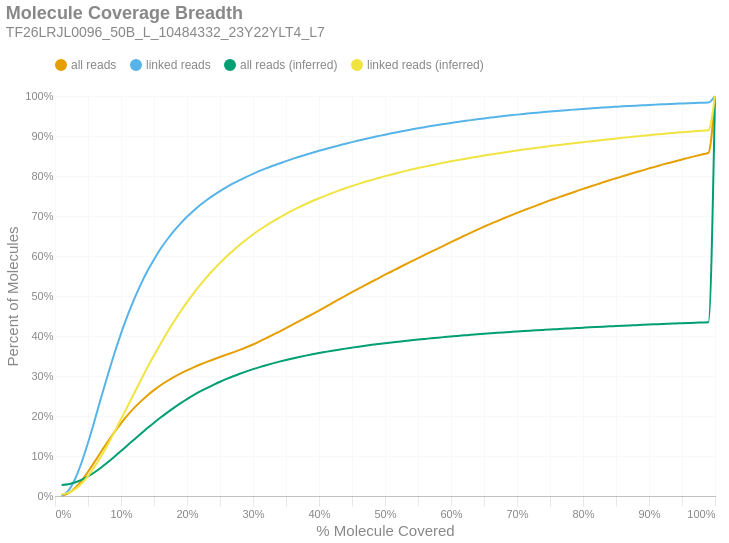

Here is the notebook cell this chart was saved with:
### Markdown cell above
### Molecule Read Coverage
This chart shows molecule coverage breadth as computed by the number of bases aligned to that molecule. In other words, "*how much of each unique long molecule is actually sequenced/aligned?*" Keep in mind there is a distinction between sequences and alignments, since some sequences belonging to a particular molecule may not align well and wouldn't appear in the alignment data. This chart also shows molecule coverage breadth as computed by the *inferred fragment* from which the aligned sequences originate. Unlike read coverage, this calculation takes into account the total insert size, including unsequenced gaps between the forward and reverse reads. Like the previous figures, these are cumulative percents.

### Code cell
if SKIPLR:
    print_html(f"Skipped")
else:
    binned_df = consolidated_hist(valids['coverage_bp'], mask, 0.01, True)
    binned_df_inf = consolidated_hist(valids['coverage_inserts'], mask, 0.01, True)
    binned_df = binned_df.with_columns(pl.lit(binned_df_inf['all reads (cumsum)']).alias('all reads (inferred)'))
    binned_df = binned_df.with_columns(pl.lit(binned_df_inf['linked reads (cumsum)']).alias('linked reads (inferred)'))
    binned_df = binned_df.with_columns(
        (pl.col('bin').cast(pl.Float64) + 0.01).alias('right_edge')
    )

    with SafeRender(binned_df):
        (
            density_plot(binned_df, 'Molecule Coverage Breadth', samplename, 'molcov', ['all reads (inferred)','linked reads (inferred)'])
            .encode(
                #x=alt.X('bin:Q', title="% Molecule Covered").axis(format = '%').scale(padding=0),
                x=alt.X('right_edge:Q', title="% Molecule Covered").axis(format='%').scale(padding=0),
                y=alt.Y('value:Q', title='Percent of Molecules')
                    .axis(format='%')
                    .stack(False)
                    .scale(domainMin=0, padding=0),
                color=alt.Color("key:N").scale(domain = ["all reads", "linked reads", "all reads (inferred)", "linked reads (inferred)"]),
                tooltip = [
                    alt.Tooltip("key:N", title = "Data Type"),
                    alt.Tooltip("range_label:N", title="% Molecule Covered"),
                    alt.Tooltip("value:Q", format = ".2%", title="% Molecules")
                ]
            )
        ).display()

### Figure 1 — Vega-Lite specification as saved in the notebook (floating-point values rounded to 4 significant figures)
{"width": "container", "height": 400, "config": {"title": {"anchor": "start", "dy": -15, "fontSize": 18, "color": "#888888", "subtitleColor": "#888888", "subtitleFontSize": 14}, "arc": {"fill": "#0072B2"}, "axis": {"domainColor": "#888888", "domainWidth": 0.5, "gridWidth": 0.2, "grid": false, "titleFontWeight": 400, "titleFontSize": 15, "labelFontSize": 11, "labelColor": "#888888", "tickColor": "#888888", "tickWidth": 0.2, "titleColor": "#888888"}, "axisBand": {"grid": false}, "axisX": {"grid": true, "tickSize": 10, "domainCap": "round"}, "axisY": {"domain": false, "grid": true, "tickSize": 0, "domainCap": "round"}, "background": "transparent", "header": {"labelFontSize": 15, "labelColor": "#888888", "titleFontSize": 15, "titleFontWeight": 600, "titleColor": "#888888"}, "legend": {"labelFont": "sans-serif", "labelFontSize": 12, "labelColor": "#888888", "symbolSize": 100, "symbolType": "circle", "titleFontSize": 12, "titlePadding": 10, "titleColor": "#888888", "title": null, "orient": "top"}, "range": {"category": ["#E69F00", "#56B4E9", "#009E73", "#F0E442", "#0072B2", "#D55E00", "#CC79A7", "#000000"], "diverging": ["#cfe8f3", "#a2d4ec", "#73bfe2", "#46abdb", "#1696d2", "#12719e"]}, "area": {"fill": "#0072B2", "fillOpacity": 0.7, "line": true, "strokeOpacity": 0.7}, "line": {"color": "#0072B2", "stroke": "#0072B2", "strokeWidth": 2}, "trail": {"color": "#0072B2", "stroke": "#0072B2", "strokeWidth": 0, "size": 1}, "point": {"filled": true, "fillOpacity": 1.0, "size": 95}, "text": {"color": "#888888", "fontSize": 11, "align": "right", "fontWeight": 400, "size": 11}, "bar": {"fill": "#0072B2", "stroke": null}, "view": {"stroke": null, "continuousWidth": 660, "continuousHeight": 400}}, "data": {"name": "data-56247f3495c4c5e1bb3c45e69199d4c8"}, "mark": {"type": "line", "interpolate": "monotone", "point": {"opacity": 0, "size": 275}}, "encoding": {"color": {"field": "key", "scale": {"domain": ["all reads", "linked reads", "all reads (inferred)", "linked reads (inferred)"]}, "type": "nominal"}, "tooltip": [{"field": "key", "title": "Data Type", "type": "nominal"}, {"field": "range_label", "title": "% Molecule Covered", "type": "nominal"}, {"field": "value", "format": ".2%", "title": "% Molecules", "type": "quantitative"}], "x": {"axis": {"format": "%"}, "field": "right_edge", "scale": {"padding": 0}, "title": "% Molecule Covered", "type": "quantitative"}, "y": {"axis": {"format": "%"}, "field": "value", "scale": {"domainMin": 0, "padding": 0}, "stack": false, "title": "Percent of Molecules", "type": "quantitative"}}, "params": [{"name": "param_c36ac31b6afebe62", "select": {"type": "point", "fields": ["key"]}, "bind": "legend"}], "title": {"text": "Molecule Coverage Breadth", "subtitle": "TF26LRJL0096_50B_L_10484332_23Y22YLT4_L7"}, "transform": [{"fold": ["all reads (cumsum)", "linked reads (cumsum)", "all reads (inferred)", "linked reads (inferred)"]}, {"calculate": "replace(datum.key, ' (cumsum)', '')", "as": "key"}, {"filter": {"param": "param_c36ac31b6afebe62"}}], "usermeta": {"embedOptions": {"downloadFileName": "TF26LRJL0096_50B_L_10484332_23Y22YLT4_L7.molcov"}}, "$schema": "https://vega.github.io/schema/vega-lite/v6.4.1.json", "datasets": {"data-56247f3495c4c5e1bb3c45e69199d4c8": [{"bin": "0.0", "interval": "0.0-0.01", "all reads": 0.0005025, "linked reads": 0.0007452, "all reads (cumsum)": 0.0005025, "linked reads (cumsum)": 0.0007452, "range_label": "0.0-0.01", "all reads (inferred)": 0.02763, "linked reads (inferred)": 0.004501, "right_edge": 0.01}, {"bin": "0.01", "interval": "0.01-0.02", "all reads": 0.005837, "linked reads": 0.01195, "all reads (cumsum)": 0.006339, "linked reads (cumsum)": 0.0127, "range_label": "0.01-0.02", "all reads (inferred)": 0.02942, "linked reads (inferred)": 0.007786, "right_edge": 0.02}, {"bin": "0.02", "interval": "0.02-0.03", "all reads": 0.0131, "linked reads": 0.02842, "all reads (cumsum)": 0.01944, "linked reads (cumsum)": 0.04112, "range_label": "0.02-0.03", "all reads (inferred)": 0.03364, "linked reads (inferred)": 0.0166, "right_edge": 0.03}, {"bin": "0.03", "interval": "0.03-0.04", "all reads": 0.01858, "linked reads": 0.04137, "all reads (cumsum)": 0.03802, "linked reads (cumsum)": 0.0825, "range_label": "0.03-0.04", "all reads (inferred)": 0.04008, "linked reads (inferred)": 0.03054, "right_edge": 0.04}, {"bin": "0.04", "interval": "0.04-0.05", "all reads": 0.02253, "linked reads": 0.05044, "all reads (cumsum)": 0.06055, "linked reads (cumsum)": 0.1329, "range_label": "0.04-0.05", "all reads (inferred)": 0.0489, "linked reads (inferred)": 0.0498, "right_edge": 0.05}, {"bin": "0.05", "interval": "0.05-0.06", "all reads": 0.02476, "linked reads": 0.0557, "all reads (cumsum)": 0.08531, "linked reads (cumsum)": 0.1886, "range_label": "0.05-0.06", "all reads (inferred)": 0.05934, "linked reads (inferred)": 0.07297, "right_edge": 0.06}, {"bin": "0.06", "interval": "0.06-0.07", "all reads": 0.0258, "linked reads": 0.05811, "all reads (cumsum)": 0.1111, "linked reads (cumsum)": 0.2467, "range_label": "0.06-0.07", "all reads (inferred)": 0.07134, "linked reads (inferred)": 0.09981, "right_edge": 0.07}, {"bin": "0.07", "interval": "0.07-0.08", "all reads": 0.02473, "linked reads": 0.05582, "all reads (cumsum)": 0.1358, "linked reads (cumsum)": 0.3026, "range_label": "0.07-0.08", "all reads (inferred)": 0.08422, "linked reads (inferred)": 0.1286, "right_edge": 0.08}, {"bin": "0.08", "interval": "0.08-0.09", "all reads": 0.02388, "linked reads": 0.05383, "all reads (cumsum)": 0.1597, "linked reads (cumsum)": 0.3564, "range_label": "0.08-0.09", "all reads (inferred)": 0.09806, "linked reads (inferred)": 0.1597, "right_edge": 0.09}, {"bin": "0.09", "interval": "0.09-0.1", "all reads": 0.022, "linked reads": 0.04953, "all reads (cumsum)": 0.1817, "linked reads (cumsum)": 0.4059, "range_label": "0.09-0.1", "all reads (inferred)": 0.1124, "linked reads (inferred)": 0.1919, "right_edge": 0.1}, {"bin": "0.1", "interval": "0.1-0.11", "all reads": 0.02024, "linked reads": 0.04556, "all reads (cumsum)": 0.202, "linked reads (cumsum)": 0.4515, "range_label": "0.1-0.11", "all reads (inferred)": 0.1269, "linked reads (inferred)": 0.2245, "right_edge": 0.11}, {"bin": "0.11", "interval": "0.11-0.12", "all reads": 0.01823, "linked reads": 0.04092, "all reads (cumsum)": 0.2202, "linked reads (cumsum)": 0.4924, "range_label": "0.11-0.12", "all reads (inferred)": 0.1413, "linked reads (inferred)": 0.2571, "right_edge": 0.12}, {"bin": "0.12", "interval": "0.12-0.13", "all reads": 0.01637, "linked reads": 0.03665, "all reads (cumsum)": 0.2366, "linked reads (cumsum)": 0.5291, "range_label": "0.12-0.13", "all reads (inferred)": 0.1557, "linked reads (inferred)": 0.2894, "right_edge": 0.13}, {"bin": "0.13", "interval": "0.13-0.14", "all reads": 0.01498, "linked reads": 0.03332, "all reads (cumsum)": 0.2515, "linked reads (cumsum)": 0.5624, "range_label": "0.13-0.14", "all reads (inferred)": 0.1698, "linked reads (inferred)": 0.3213, "right_edge": 0.14}, {"bin": "0.14", "interval": "0.14-0.15", "all reads": 0.01317, "linked reads": 0.02911, "all reads (cumsum)": 0.2647, "linked reads (cumsum)": 0.5915, "range_label": "0.14-0.15", "all reads (inferred)": 0.1831, "linked reads (inferred)": 0.3513, "right_edge": 0.15}, {"bin": "0.15", "interval": "0.15-0.16", "all reads": 0.01219, "linked reads": 0.02668, "all reads (cumsum)": 0.2769, "linked reads (cumsum)": 0.6182, "range_label": "0.15-0.16", "all reads (inferred)": 0.1961, "linked reads (inferred)": 0.3806, "right_edge": 0.16}, {"bin": "0.16", "interval": "0.16-0.17", "all reads": 0.01061, "linked reads": 0.02305, "all reads (cumsum)": 0.2875, "linked reads (cumsum)": 0.6412, "range_label": "0.16-0.17", "all reads (inferred)": 0.2085, "linked reads (inferred)": 0.4088, "right_edge": 0.17}, {"bin": "0.17", "interval": "0.17-0.18", "all reads": 0.009738, "linked reads": 0.02089, "all reads (cumsum)": 0.2972, "linked reads (cumsum)": 0.6621, "range_label": "0.17-0.18", "all reads (inferred)": 0.2204, "linked reads (inferred)": 0.4355, "right_edge": 0.18}, {"bin": "0.18", "interval": "0.18-0.19", "all reads": 0.008893, "linked reads": 0.01892, "all reads (cumsum)": 0.3061, "linked reads (cumsum)": 0.681, "range_label": "0.18-0.19", "all reads (inferred)": 0.2315, "linked reads (inferred)": 0.4606, "right_edge": 0.19}, {"bin": "0.19", "interval": "0.19-0.2", "all reads": 0.008171, "linked reads": 0.01703, "all reads (cumsum)": 0.3143, "linked reads (cumsum)": 0.6981, "range_label": "0.19-0.2", "all reads (inferred)": 0.2421, "linked reads (inferred)": 0.4846, "right_edge": 0.2}, {"bin": "0.2", "interval": "0.2-0.21", "all reads": 0.007427, "linked reads": 0.0153, "all reads (cumsum)": 0.3217, "linked reads (cumsum)": 0.7134, "range_label": "0.2-0.21", "all reads (inferred)": 0.2519, "linked reads (inferred)": 0.5067, "right_edge": 0.21}, {"bin": "0.21", "interval": "0.21-0.22", "all reads": 0.00701, "linked reads": 0.01412, "all reads (cumsum)": 0.3287, "linked reads (cumsum)": 0.7275, "range_label": "0.21-0.22", "all reads (inferred)": 0.2613, "linked reads (inferred)": 0.5279, "right_edge": 0.22}, {"bin": "0.22", "interval": "0.22-0.23", "all reads": 0.00647, "linked reads": 0.01253, "all reads (cumsum)": 0.3352, "linked reads (cumsum)": 0.74, "range_label": "0.22-0.23", "all reads (inferred)": 0.2699, "linked reads (inferred)": 0.5474, "right_edge": 0.23}, {"bin": "0.23", "interval": "0.23-0.24", "all reads": 0.006197, "linked reads": 0.01149, "all reads (cumsum)": 0.3414, "linked reads (cumsum)": 0.7515, "range_label": "0.23-0.24", "all reads (inferred)": 0.278, "linked reads (inferred)": 0.5657, "right_edge": 0.24}, {"bin": "0.24", "interval": "0.24-0.25", "all reads": 0.006058, "linked reads": 0.01074, "all reads (cumsum)": 0.3475, "linked reads (cumsum)": 0.7622, "range_label": "0.24-0.25", "all reads (inferred)": 0.2856, "linked reads (inferred)": 0.5829, "right_edge": 0.25}, {"bin": "0.25", "interval": "0.25-0.26", "all reads": 0.005892, "linked reads": 0.009873, "all reads (cumsum)": 0.3533, "linked reads (cumsum)": 0.7721, "range_label": "0.25-0.26", "all reads (inferred)": 0.2927, "linked reads (inferred)": 0.5988, "right_edge": 0.26}, {"bin": "0.26", "interval": "0.26-0.27", "all reads": 0.005837, "linked reads": 0.009224, "all reads (cumsum)": 0.3592, "linked reads (cumsum)": 0.7813, "range_label": "0.26-0.27", "all reads (inferred)": 0.2993, "linked reads (inferred)": 0.6138, "right_edge": 0.27}, {"bin": "0.27", "interval": "0.27-0.28", "all reads": 0.006139, "linked reads": 0.008564, "all reads (cumsum)": 0.3653, "linked reads (cumsum)": 0.7899, "range_label": "0.27-0.28", "all reads (inferred)": 0.3057, "linked reads (inferred)": 0.628, "right_edge": 0.28}, {"bin": "0.28", "interval": "0.28-0.29", "all reads": 0.006441, "linked reads": 0.00802, "all reads (cumsum)": 0.3718, "linked reads (cumsum)": 0.7979, "range_label": "0.28-0.29", "all reads (inferred)": 0.3116, "linked reads (inferred)": 0.6414, "right_edge": 0.29}, {"bin": "0.29", "interval": "0.29-0.3", "all reads": 0.006954, "linked reads": 0.007545, "all reads (cumsum)": 0.3787, "linked reads (cumsum)": 0.8055, "range_label": "0.29-0.3", "all reads (inferred)": 0.3171, "linked reads (inferred)": 0.6538, "right_edge": 0.3}, {"bin": "0.3", "interval": "0.3-0.31", "all reads": 0.007669, "linked reads": 0.007212, "all reads (cumsum)": 0.3864, "linked reads (cumsum)": 0.8127, "range_label": "0.3-0.31", "all reads (inferred)": 0.3223, "linked reads (inferred)": 0.6655, "right_edge": 0.31}, {"bin": "0.31", "interval": "0.31-0.32", "all reads": 0.008214, "linked reads": 0.006552, "all reads (cumsum)": 0.3946, "linked reads (cumsum)": 0.8192, "range_label": "0.31-0.32", "all reads (inferred)": 0.3271, "linked reads (inferred)": 0.6763, "right_edge": 0.32}, {"bin": "0.32", "interval": "0.32-0.33", "all reads": 0.008243, "linked reads": 0.006245, "all reads (cumsum)": 0.4028, "linked reads (cumsum)": 0.8255, "range_label": "0.32-0.33", "all reads (inferred)": 0.3316, "linked reads (inferred)": 0.6865, "right_edge": 0.33}, {"bin": "0.33", "interval": "0.33-0.34", "all reads": 0.00832, "linked reads": 0.005869, "all reads (cumsum)": 0.4112, "linked reads (cumsum)": 0.8313, "range_label": "0.33-0.34", "all reads (inferred)": 0.3359, "linked reads (inferred)": 0.6962, "right_edge": 0.34}, {"bin": "0.34", "interval": "0.34-0.35", "all reads": 0.008517, "linked reads": 0.005862, "all reads (cumsum)": 0.4197, "linked reads (cumsum)": 0.8372, "range_label": "0.34-0.35", "all reads (inferred)": 0.34, "linked reads (inferred)": 0.7053, "right_edge": 0.35}, {"bin": "0.35", "interval": "0.35-0.36", "all reads": 0.00863, "linked reads": 0.005582, "all reads (cumsum)": 0.4283, "linked reads (cumsum)": 0.8428, "range_label": "0.35-0.36", "all reads (inferred)": 0.3439, "linked reads (inferred)": 0.7141, "right_edge": 0.36}, {"bin": "0.36", "interval": "0.36-0.37", "all reads": 0.008705, "linked reads": 0.00527, "all reads (cumsum)": 0.437, "linked reads (cumsum)": 0.8481, "range_label": "0.36-0.37", "all reads (inferred)": 0.3475, "linked reads (inferred)": 0.7222, "right_edge": 0.37}, {"bin": "0.37", "interval": "0.37-0.38", "all reads": 0.008778, "linked reads": 0.005155, "all reads (cumsum)": 0.4458, "linked reads (cumsum)": 0.8532, "range_label": "0.37-0.38", "all reads (inferred)": 0.3509, "linked reads (inferred)": 0.73, "right_edge": 0.38}, {"bin": "0.38", "interval": "0.38-0.39", "all reads": 0.008774, "linked reads": 0.005005, "all reads (cumsum)": 0.4546, "linked reads (cumsum)": 0.8582, "range_label": "0.38-0.39", "all reads (inferred)": 0.3542, "linked reads (inferred)": 0.7374, "right_edge": 0.39}, {"bin": "0.39", "interval": "0.39-0.4", "all reads": 0.008977, "linked reads": 0.004767, "all reads (cumsum)": 0.4635, "linked reads (cumsum)": 0.863, "range_label": "0.39-0.4", "all reads (inferred)": 0.3574, "linked reads (inferred)": 0.7444, "right_edge": 0.4}, {"bin": "0.4", "interval": "0.4-0.41", "all reads": 0.009178, "linked reads": 0.004496, "all reads (cumsum)": 0.4727, "linked reads (cumsum)": 0.8675, "range_label": "0.4-0.41", "all reads (inferred)": 0.3603, "linked reads (inferred)": 0.751, "right_edge": 0.41}, {"bin": "0.41", "interval": "0.41-0.42", "all reads": 0.009502, "linked reads": 0.004561, "all reads (cumsum)": 0.4822, "linked reads (cumsum)": 0.872, "range_label": "0.41-0.42", "all reads (inferred)": 0.3631, "linked reads (inferred)": 0.7573, "right_edge": 0.42}, {"bin": "0.42", "interval": "0.42-0.43", "all reads": 0.009312, "linked reads": 0.004261, "all reads (cumsum)": 0.4915, "linked reads (cumsum)": 0.8763, "range_label": "0.42-0.43", "all reads (inferred)": 0.3658, "linked reads (inferred)": 0.7634, "right_edge": 0.43}, {"bin": "0.43", "interval": "0.43-0.44", "all reads": 0.008969, "linked reads": 0.004214, "all reads (cumsum)": 0.5005, "linked reads (cumsum)": 0.8805, "range_label": "0.43-0.44", "all reads (inferred)": 0.3685, "linked reads (inferred)": 0.7693, "right_edge": 0.44}, {"bin": "0.44", "interval": "0.44-0.45", "all reads": 0.009119, "linked reads": 0.004101, "all reads (cumsum)": 0.5096, "linked reads (cumsum)": 0.8846, "range_label": "0.44-0.45", "all reads (inferred)": 0.3709, "linked reads (inferred)": 0.7749, "right_edge": 0.45}, {"bin": "0.45", "interval": "0.45-0.46", "all reads": 0.008863, "linked reads": 0.003978, "all reads (cumsum)": 0.5185, "linked reads (cumsum)": 0.8886, "range_label": "0.45-0.46", "all reads (inferred)": 0.3734, "linked reads (inferred)": 0.7803, "right_edge": 0.46}, {"bin": "0.46", "interval": "0.46-0.47", "all reads": 0.008632, "linked reads": 0.003854, "all reads (cumsum)": 0.5271, "linked reads (cumsum)": 0.8924, "range_label": "0.46-0.47", "all reads (inferred)": 0.3757, "linked reads (inferred)": 0.7855, "right_edge": 0.47}, {"bin": "0.47", "interval": "0.47-0.48", "all reads": 0.008707, "linked reads": 0.003696, "all reads (cumsum)": 0.5358, "linked reads (cumsum)": 0.8961, "range_label": "0.47-0.48", "all reads (inferred)": 0.3779, "linked reads (inferred)": 0.7904, "right_edge": 0.48}, {"bin": "0.48", "interval": "0.48-0.49", "all reads": 0.008417, "linked reads": 0.003646, "all reads (cumsum)": 0.5442, "linked reads (cumsum)": 0.8998, "range_label": "0.48-0.49", "all reads (inferred)": 0.38, "linked reads (inferred)": 0.7951, "right_edge": 0.49}, {"bin": "0.49", "interval": "0.49-0.5", "all reads": 0.009157, "linked reads": 0.003576, "all reads (cumsum)": 0.5534, "linked reads (cumsum)": 0.9034, "range_label": "0.49-0.5", "all reads (inferred)": 0.382, "linked reads (inferred)": 0.7997, "right_edge": 0.5}, {"bin": "0.5", "interval": "0.5-0.51", "all reads": 0.007886, "linked reads": 0.003391, "all reads (cumsum)": 0.5613, "linked reads (cumsum)": 0.9068, "range_label": "0.5-0.51", "all reads (inferred)": 0.3839, "linked reads (inferred)": 0.804, "right_edge": 0.51}, {"bin": "0.51", "interval": "0.51-0.52", "all reads": 0.008698, "linked reads": 0.003234, "all reads (cumsum)": 0.57, "linked reads (cumsum)": 0.91, "range_label": "0.51-0.52", "all reads (inferred)": 0.3858, "linked reads (inferred)": 0.808, "right_edge": 0.52}, {"bin": "0.52", "interval": "0.52-0.53", "all reads": 0.008183, "linked reads": 0.003246, "all reads (cumsum)": 0.5782, "linked reads (cumsum)": 0.9132, "range_label": "0.52-0.53", "all reads (inferred)": 0.3876, "linked reads (inferred)": 0.8122, "right_edge": 0.53}, {"bin": "0.53", "interval": "0.53-0.54", "all reads": 0.008293, "linked reads": 0.003087, "all reads (cumsum)": 0.5865, "linked reads (cumsum)": 0.9163, "range_label": "0.53-0.54", "all reads (inferred)": 0.3894, "linked reads (inferred)": 0.8161, "right_edge": 0.54}, {"bin": "0.54", "interval": "0.54-0.55", "all reads": 0.008145, "linked reads": 0.003009, "all reads (cumsum)": 0.5946, "linked reads (cumsum)": 0.9193, "range_label": "0.54-0.55", "all reads (inferred)": 0.3911, "linked reads (inferred)": 0.8198, "right_edge": 0.55}, {"bin": "0.55", "interval": "0.55-0.56", "all reads": 0.00821, "linked reads": 0.002804, "all reads (cumsum)": 0.6028, "linked reads (cumsum)": 0.9221, "range_label": "0.55-0.56", "all reads (inferred)": 0.3927, "linked reads (inferred)": 0.8234, "right_edge": 0.56}, {"bin": "0.56", "interval": "0.56-0.57", "all reads": 0.008024, "linked reads": 0.002779, "all reads (cumsum)": 0.6108, "linked reads (cumsum)": 0.9249, "range_label": "0.56-0.57", "all reads (inferred)": 0.3942, "linked reads (inferred)": 0.8268, "right_edge": 0.57}, {"bin": "0.57", "interval": "0.57-0.58", "all reads": 0.007716, "linked reads": 0.002632, "all reads (cumsum)": 0.6186, "linked reads (cumsum)": 0.9276, "range_label": "0.57-0.58", "all reads (inferred)": 0.3959, "linked reads (inferred)": 0.8303, "right_edge": 0.58}, {"bin": "0.58", "interval": "0.58-0.59", "all reads": 0.007981, "linked reads": 0.002565, "all reads (cumsum)": 0.6265, "linked reads (cumsum)": 0.9301, "range_label": "0.58-0.59", "all reads (inferred)": 0.3974, "linked reads (inferred)": 0.8336, "right_edge": 0.59}, {"bin": "0.59", "interval": "0.59-0.6", "all reads": 0.008051, "linked reads": 0.002541, "all reads (cumsum)": 0.6346, "linked reads (cumsum)": 0.9327, "range_label": "0.59-0.6", "all reads (inferred)": 0.3988, "linked reads (inferred)": 0.8367, "right_edge": 0.6}, {"bin": "0.6", "interval": "0.6-0.61", "all reads": 0.0079, "linked reads": 0.002336, "all reads (cumsum)": 0.6425, "linked reads (cumsum)": 0.935, "range_label": "0.6-0.61", "all reads (inferred)": 0.4003, "linked reads (inferred)": 0.8397, "right_edge": 0.61}, {"bin": "0.61", "interval": "0.61-0.62", "all reads": 0.008148, "linked reads": 0.002354, "all reads (cumsum)": 0.6506, "linked reads (cumsum)": 0.9373, "range_label": "0.61-0.62", "all reads (inferred)": 0.4016, "linked reads (inferred)": 0.8426, "right_edge": 0.62}, {"bin": "0.62", "interval": "0.62-0.63", "all reads": 0.007692, "linked reads": 0.002327, "all reads (cumsum)": 0.6583, "linked reads (cumsum)": 0.9397, "range_label": "0.62-0.63", "all reads (inferred)": 0.4029, "linked reads (inferred)": 0.8455, "right_edge": 0.63}, {"bin": "0.63", "interval": "0.63-0.64", "all reads": 0.007569, "linked reads": 0.002166, "all reads (cumsum)": 0.6659, "linked reads (cumsum)": 0.9418, "range_label": "0.63-0.64", "all reads (inferred)": 0.4042, "linked reads (inferred)": 0.8484, "right_edge": 0.64}, {"bin": "0.64", "interval": "0.64-0.65", "all reads": 0.007309, "linked reads": 0.002146, "all reads (cumsum)": 0.6732, "linked reads (cumsum)": 0.944, "range_label": "0.64-0.65", "all reads (inferred)": 0.4055, "linked reads (inferred)": 0.8511, "right_edge": 0.65}, {"bin": "0.65", "interval": "0.65-0.66", "all reads": 0.007292, "linked reads": 0.002014, "all reads (cumsum)": 0.6805, "linked reads (cumsum)": 0.946, "range_label": "0.65-0.66", "all reads (inferred)": 0.4067, "linked reads (inferred)": 0.8538, "right_edge": 0.66}, {"bin": "0.66", "interval": "0.66-0.67", "all reads": 0.006874, "linked reads": 0.001885, "all reads (cumsum)": 0.6874, "linked reads (cumsum)": 0.9479, "range_label": "0.66-0.67", "all reads (inferred)": 0.4079, "linked reads (inferred)": 0.8564, "right_edge": 0.67}, {"bin": "0.67", "interval": "0.67-0.68", "all reads": 0.007006, "linked reads": 0.001935, "all reads (cumsum)": 0.6944, "linked reads (cumsum)": 0.9498, "range_label": "0.67-0.68", "all reads (inferred)": 0.409, "linked reads (inferred)": 0.8589, "right_edge": 0.68}, {"bin": "0.68", "interval": "0.68-0.69", "all reads": 0.00674, "linked reads": 0.001843, "all reads (cumsum)": 0.7011, "linked reads (cumsum)": 0.9517, "range_label": "0.68-0.69", "all reads (inferred)": 0.4102, "linked reads (inferred)": 0.8614, "right_edge": 0.69}, {"bin": "0.69", "interval": "0.69-0.7", "all reads": 0.006551, "linked reads": 0.001779, "all reads (cumsum)": 0.7077, "linked reads (cumsum)": 0.9534, "range_label": "0.69-0.7", "all reads (inferred)": 0.4112, "linked reads (inferred)": 0.8638, "right_edge": 0.7}, {"bin": "0.7", "interval": "0.7-0.71", "all reads": 0.00634, "linked reads": 0.001697, "all reads (cumsum)": 0.714, "linked reads (cumsum)": 0.9551, "range_label": "0.7-0.71", "all reads (inferred)": 0.4123, "linked reads (inferred)": 0.8661, "right_edge": 0.71}, {"bin": "0.71", "interval": "0.71-0.72", "all reads": 0.006304, "linked reads": 0.001587, "all reads (cumsum)": 0.7203, "linked reads (cumsum)": 0.9567, "range_label": "0.71-0.72", "all reads (inferred)": 0.4133, "linked reads (inferred)": 0.8683, "right_edge": 0.72}, {"bin": "0.72", "interval": "0.72-0.73", "all reads": 0.006379, "linked reads": 0.001635, "all reads (cumsum)": 0.7267, "linked reads (cumsum)": 0.9584, "range_label": "0.72-0.73", "all reads (inferred)": 0.4143, "linked reads (inferred)": 0.8706, "right_edge": 0.73}, {"bin": "0.73", "interval": "0.73-0.74", "all reads": 0.006099, "linked reads": 0.00147, "all reads (cumsum)": 0.7328, "linked reads (cumsum)": 0.9598, "range_label": "0.73-0.74", "all reads (inferred)": 0.4153, "linked reads (inferred)": 0.8726, "right_edge": 0.74}, {"bin": "0.74", "interval": "0.74-0.75", "all reads": 0.006234, "linked reads": 0.001426, "all reads (cumsum)": 0.739, "linked reads (cumsum)": 0.9613, "range_label": "0.74-0.75", "all reads (inferred)": 0.4162, "linked reads (inferred)": 0.8747, "right_edge": 0.75}, {"bin": "0.75", "interval": "0.75-0.76", "all reads": 0.005759, "linked reads": 0.001347, "all reads (cumsum)": 0.7448, "linked reads (cumsum)": 0.9626, "range_label": "0.75-0.76", "all reads (inferred)": 0.4171, "linked reads (inferred)": 0.8767, "right_edge": 0.76}, {"bin": "0.76", "interval": "0.76-0.77", "all reads": 0.005889, "linked reads": 0.001435, "all reads (cumsum)": 0.7507, "linked reads (cumsum)": 0.964, "range_label": "0.76-0.77", "all reads (inferred)": 0.418, "linked reads (inferred)": 0.8787, "right_edge": 0.77}, {"bin": "0.77", "interval": "0.77-0.78", "all reads": 0.005744, "linked reads": 0.001275, "all reads (cumsum)": 0.7564, "linked reads (cumsum)": 0.9653, "range_label": "0.77-0.78", "all reads (inferred)": 0.4189, "linked reads (inferred)": 0.8806, "right_edge": 0.78}, {"bin": "0.78", "interval": "0.78-0.79", "all reads": 0.005614, "linked reads": 0.001204, "all reads (cumsum)": 0.762, "linked reads (cumsum)": 0.9665, "range_label": "0.78-0.79", "all reads (inferred)": 0.4198, "linked reads (inferred)": 0.8826, "right_edge": 0.79}, {"bin": "0.79", "interval": "0.79-0.8", "all reads": 0.005863, "linked reads": 0.001266, "all reads (cumsum)": 0.7679, "linked reads (cumsum)": 0.9678, "range_label": "0.79-0.8", "all reads (inferred)": 0.4207, "linked reads (inferred)": 0.8845, "right_edge": 0.8}, {"bin": "0.8", "interval": "0.8-0.81", "all reads": 0.005364, "linked reads": 0.001124, "all reads (cumsum)": 0.7733, "linked reads (cumsum)": 0.9689, "range_label": "0.8-0.81", "all reads (inferred)": 0.4216, "linked reads (inferred)": 0.8864, "right_edge": 0.81}, {"bin": "0.81", "interval": "0.81-0.82", "all reads": 0.005252, "linked reads": 0.00105, "all reads (cumsum)": 0.7785, "linked reads (cumsum)": 0.97, "range_label": "0.81-0.82", "all reads (inferred)": 0.4224, "linked reads (inferred)": 0.8883, "right_edge": 0.82}, {"bin": "0.82", "interval": "0.82-0.83", "all reads": 0.005438, "linked reads": 0.001139, "all reads (cumsum)": 0.7839, "linked reads (cumsum)": 0.9711, "range_label": "0.82-0.83", "all reads (inferred)": 0.4233, "linked reads (inferred)": 0.8901, "right_edge": 0.83}, {"bin": "0.83", "interval": "0.83-0.84", "all reads": 0.005309, "linked reads": 0.001074, "all reads (cumsum)": 0.7893, "linked reads (cumsum)": 0.9722, "range_label": "0.83-0.84", "all reads (inferred)": 0.4241, "linked reads (inferred)": 0.8919, "right_edge": 0.84}, {"bin": "0.84", "interval": "0.84-0.85", "all reads": 0.005012, "linked reads": 0.0009714, "all reads (cumsum)": 0.7943, "linked reads (cumsum)": 0.9731, "range_label": "0.84-0.85", "all reads (inferred)": 0.4249, "linked reads (inferred)": 0.8937, "right_edge": 0.85}, {"bin": "0.85", "interval": "0.85-0.86", "all reads": 0.005142, "linked reads": 0.0009577, "all reads (cumsum)": 0.7994, "linked reads (cumsum)": 0.9741, "range_label": "0.85-0.86", "all reads (inferred)": 0.4257, "linked reads (inferred)": 0.8955, "right_edge": 0.86}, {"bin": "0.86", "interval": "0.86-0.87", "all reads": 0.004938, "linked reads": 0.0009046, "all reads (cumsum)": 0.8044, "linked reads (cumsum)": 0.975, "range_label": "0.86-0.87", "all reads (inferred)": 0.4265, "linked reads (inferred)": 0.8972, "right_edge": 0.87}, {"bin": "0.87", "interval": "0.87-0.88", "all reads": 0.004951, "linked reads": 0.0008882, "all reads (cumsum)": 0.8093, "linked reads (cumsum)": 0.9759, "range_label": "0.87-0.88", "all reads (inferred)": 0.4272, "linked reads (inferred)": 0.8988, "right_edge": 0.88}, {"bin": "0.88", "interval": "0.88-0.89", "all reads": 0.004788, "linked reads": 0.0008433, "all reads (cumsum)": 0.8141, "linked reads (cumsum)": 0.9767, "range_label": "0.88-0.89", "all reads (inferred)": 0.4279, "linked reads (inferred)": 0.9005, "right_edge": 0.89}, {"bin": "0.89", "interval": "0.89-0.9", "all reads": 0.00489, "linked reads": 0.0009278, "all reads (cumsum)": 0.819, "linked reads (cumsum)": 0.9777, "range_label": "0.89-0.9", "all reads (inferred)": 0.4287, "linked reads (inferred)": 0.9021, "right_edge": 0.9}, {"bin": "0.9", "interval": "0.9-0.91", "all reads": 0.004443, "linked reads": 0.0007711, "all reads (cumsum)": 0.8234, "linked reads (cumsum)": 0.9784, "range_label": "0.9-0.91", "all reads (inferred)": 0.4294, "linked reads (inferred)": 0.9036, "right_edge": 0.91}, {"bin": "0.91", "interval": "0.91-0.92", "all reads": 0.005014, "linked reads": 0.000767, "all reads (cumsum)": 0.8284, "linked reads (cumsum)": 0.9792, "range_label": "0.91-0.92", "all reads (inferred)": 0.4301, "linked reads (inferred)": 0.9052, "right_edge": 0.92}, {"bin": "0.92", "interval": "0.92-0.93", "all reads": 0.004096, "linked reads": 0.0007002, "all reads (cumsum)": 0.8325, "linked reads (cumsum)": 0.9799, "range_label": "0.92-0.93", "all reads (inferred)": 0.4307, "linked reads (inferred)": 0.9066, "right_edge": 0.93}, {"bin": "0.93", "interval": "0.93-0.94", "all reads": 0.004342, "linked reads": 0.0007071, "all reads (cumsum)": 0.8369, "linked reads (cumsum)": 0.9806, "range_label": "0.93-0.94", "all reads (inferred)": 0.4313, "linked reads (inferred)": 0.9079, "right_edge": 0.94}, {"bin": "0.94", "interval": "0.94-0.95", "all reads": 0.004551, "linked reads": 0.0006757, "all reads (cumsum)": 0.8414, "linked reads (cumsum)": 0.9813, "range_label": "0.94-0.95", "all reads (inferred)": 0.4319, "linked reads (inferred)": 0.9093, "right_edge": 0.95}, {"bin": "0.95", "interval": "0.95-0.96", "all reads": 0.003938, "linked reads": 0.000673, "all reads (cumsum)": 0.8454, "linked reads (cumsum)": 0.982, "range_label": "0.95-0.96", "all reads (inferred)": 0.4325, "linked reads (inferred)": 0.9106, "right_edge": 0.96}, {"bin": "0.96", "interval": "0.96-0.97", "all reads": 0.004344, "linked reads": 0.0006212, "all reads (cumsum)": 0.8497, "linked reads (cumsum)": 0.9826, "range_label": "0.96-0.97", "all reads (inferred)": 0.4332, "linked reads (inferred)": 0.9119, "right_edge": 0.97}, {"bin": "0.97", "interval": "0.97-0.98", "all reads": 0.004188, "linked reads": 0.0005518, "all reads (cumsum)": 0.8539, "linked reads (cumsum)": 0.9831, "range_label": "0.97-0.98", "all reads (inferred)": 0.4338, "linked reads (inferred)": 0.9132, "right_edge": 0.98}, {"bin": "0.98", "interval": "0.98-0.99", "all reads": 0.003876, "linked reads": 0.0005913, "all reads (cumsum)": 0.8578, "linked reads (cumsum)": 0.9837, "range_label": "0.98-0.99", "all reads (inferred)": 0.4344, "linked reads (inferred)": 0.9145, "right_edge": 0.99}, {"bin": "0.99", "interval": "0.99-1.0", "all reads": 0.1422, "linked reads": 0.01628, "all reads (cumsum)": 1.0, "linked reads (cumsum)": 1.0, "range_label": "0.99-1.0", "all reads (inferred)": 1.0, "linked reads (inferred)": 1.0, "right_edge": 1.0}]}}
